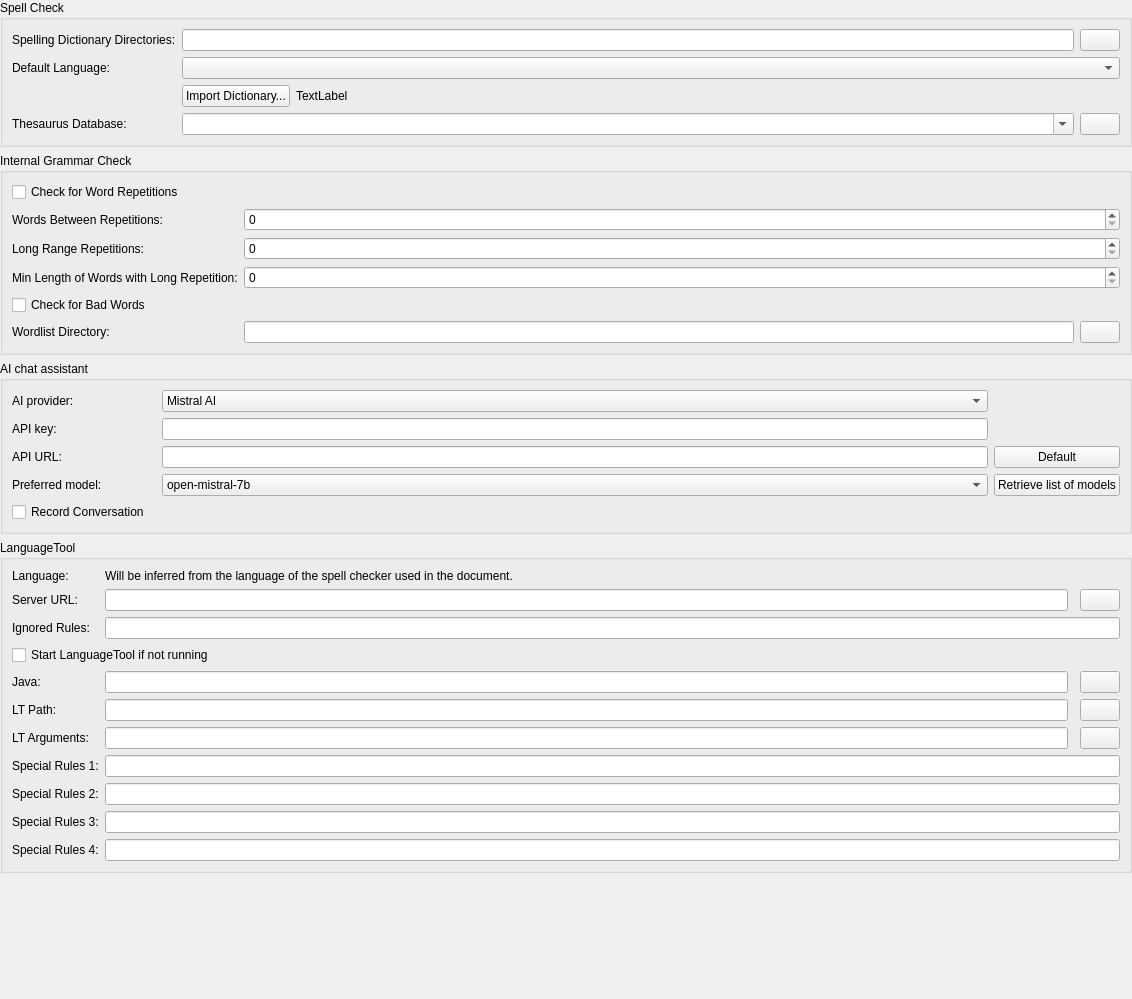
             <widget class="QWidget" name="scrollAreaWidgetContents_3">
              <property name="geometry">
               <rect>
                <x>0</x>
                <y>0</y>
                <width>1132</width>
                <height>999</height>
               </rect>
              </property>
              <layout class="QVBoxLayout" name="verticalLayout_9">
               <property name="leftMargin">
                <number>0</number>
               </property>
               <property name="topMargin">
                <number>0</number>
               </property>
               <property name="rightMargin">
                <number>0</number>
               </property>
               <property name="bottomMargin">
                <number>0</number>
               </property>
               <item>
                <widget class="QGroupBox" name="groupBox_Dictionaries">
                 <property name="title">
                  <string>Spell Check</string>
                 </property>
                 <layout class="QGridLayout" name="_4" columnstretch="0,1,1,1,1,1">
                  <item row="1" column="0">
                   <widget class="QLabel" name="label_43">
                    <property name="text">
                     <string>Default Language:</string>
                    </property>
                   </widget>
                  </item>
                  <item row="0" column="5">
                   <widget class="QPushButton" name="pushButtonDictDir">
                    <property name="sizePolicy">
                     <sizepolicy hsizetype="Maximum" vsizetype="Fixed">
                      <horstretch>0</horstretch>
                      <verstretch>0</verstretch>
                     </sizepolicy>
                    </property>
                    <property name="text">
                     <string/>
                    </property>
                    <property name="icon">
                     <iconset resource="../images.qrc">
                      <normaloff>:/images-ng/document-open.svgz</normaloff>:/images-ng/document-open.svgz</iconset>
                    </property>
                   </widget>
                  </item>
                  <item row="1" column="1" colspan="5">
                   <widget class="QComboBox" name="comboBoxSpellcheckLang"/>
                  </item>
                  <item row="0" column="0">
                   <widget class="QLabel" name="label_42">
                    <property name="text">
                     <string>Spelling Dictionary Directories:</string>
                    </property>
                   </widget>
                  </item>
                  <item row="0" column="1" colspan="4">
                   <widget class="QLineEdit" name="leDictDir">
                    <property name="toolTip">
                     <string>Folders with Hunspell dictionaries separated by semicolon. The special keywords [txs-settings-dir] and [txs-app-dir] will be resolved to the respective directories.</string>
                    </property>
                   </widget>
                  </item>
                  <item row="3" column="1" colspan="4">
                   <widget class="QComboBox" name="comboBoxThesaurusFileName">
                    <property name="editable">
                     <bool>true</bool>
                    </property>
                    <property name="dirFilter" stdset="0">
                     <string>*.dat</string>
                    </property>
                   </widget>
                  </item>
                  <item row="3" column="0">
                   <widget class="QLabel" name="label_13">
                    <property name="text">
                     <string>Thesaurus Database:</string>
                    </property>
                   </widget>
                  </item>
                  <item row="3" column="5">
                   <widget class="QPushButton" name="btSelectThesaurusFileName">
                    <property name="sizePolicy">
                     <sizepolicy hsizetype="Maximum" vsizetype="Fixed">
                      <horstretch>0</horstretch>
                      <verstretch>0</verstretch>
                     </sizepolicy>
                    </property>
                    <property name="text">
                     <string/>
                    </property>
                    <property name="icon">
                     <iconset resource="../images.qrc">
                      <normaloff>:/images-ng/document-open.svgz</normaloff>:/images-ng/document-open.svgz</iconset>
                    </property>
                   </widget>
                  </item>
                  <item row="2" column="2" colspan="4">
                   <widget class="QLabel" name="labelGetDic">
                    <property name="sizePolicy">
                     <sizepolicy hsizetype="Preferred" vsizetype="Preferred">
                      <horstretch>0</horstretch>
                      <verstretch>0</verstretch>
                     </sizepolicy>
                    </property>
                    <property name="text">
                     <string>TextLabel</string>
                    </property>
                   </widget>
                  </item>
                  <item row="2" column="1">
                   <widget class="QPushButton" name="pushButtonImportDictionary">
                    <property name="sizePolicy">
                     <sizepolicy hsizetype="Maximum" vsizetype="Fixed">
                      <horstretch>0</horstretch>
                      <verstretch>0</verstretch>
                     </sizepolicy>
                    </property>
                    <property name="text">
                     <string>Import Dictionary...</string>
                    </property>
                   </widget>
                  </item>
                 </layout>
                </widget>
               </item>
               <item>
                <widget class="QGroupBox" name="groupBox_13">
                 <property name="title">
                  <string>Internal Grammar Check</string>
                 </property>
                 <layout class="QGridLayout" name="gridLayout_8">
                  <item row="0" column="0" colspan="3">
                   <widget class="QCheckBox" name="checkBoxGrammarRepetitionCheck">
                    <property name="toolTip">
                     <string>Words repeated within a paragraph will be highlighted.</string>
                    </property>
                    <property name="text">
                     <string>Check for Word Repetitions</string>
                    </property>
                   </widget>
                  </item>
                  <item row="1" column="0">
                   <widget class="QLabel" name="label_47">
                    <property name="text">
                     <string>Words Between Repetitions:</string>
                    </property>
                    <property name="advancedOption" stdset="0">
                     <bool>true</bool>
                    </property>
                   </widget>
                  </item>
                  <item row="1" column="1" colspan="2">
                   <widget class="QSpinBox" name="spinBoxGrammarRepetitionDistance">
                    <property name="toolTip">
                     <string>Equal words are marked as repetition if there are no more than this number of words between them.</string>
                    </property>
                    <property name="advancedOption" stdset="0">
                     <bool>true</bool>
                    </property>
                   </widget>
                  </item>
                  <item row="2" column="1" colspan="2">
                   <widget class="QSpinBox" name="spinBoxGrammarLongRangeRepetition">
                    <property name="toolTip">
                     <string>Equal, longer words are marked as long range repetition if there are no more than this number of words between them.</string>
                    </property>
                    <property name="advancedOption" stdset="0">
                     <bool>true</bool>
                    </property>
                   </widget>
                  </item>
                  <item row="3" column="1" colspan="2">
                   <widget class="QSpinBox" name="spinBoxGrammarLongRangeRepetitionMinLength">
                    <property name="toolTip">
                     <string>Only words with have this length are checked for long range repetitions.</string>
                    </property>
                    <property name="advancedOption" stdset="0">
                     <bool>true</bool>
                    </property>
                   </widget>
                  </item>
                  <item row="2" column="0">
                   <widget class="QLabel" name="label_54">
                    <property name="text">
                     <string>Long Range Repetitions:</string>
                    </property>
                    <property name="advancedOption" stdset="0">
                     <bool>true</bool>
                    </property>
                   </widget>
                  </item>
                  <item row="3" column="0">
                   <widget class="QLabel" name="label_55">
                    <property name="text">
                     <string>Min Length of Words with Long Repetition:</string>
                    </property>
                    <property name="advancedOption" stdset="0">
                     <bool>true</bool>
                    </property>
                   </widget>
                  </item>
                  <item row="5" column="0">
                   <widget class="QLabel" name="label_48">
                    <property name="text">
                     <string>Wordlist Directory:</string>
                    </property>
                   </widget>
                  </item>
                  <item row="4" column="0">
                   <widget class="QCheckBox" name="checkBoxGrammarBadWordCheck">
                    <property name="toolTip">
                     <string>Certain informal or weak words will be highlighted.</string>
                    </property>
                    <property name="text">
                     <string>Check for Bad Words</string>
                    </property>
                   </widget>
                  </item>
                  <item row="5" column="1">
                   <widget class="QLineEdit" name="lineEditGrammarWordlists">
                    <property name="toolTip">
                     <string>Directory containing the lists which words are &quot;bad&quot; or may be repeated.</string>
                    </property>
                   </widget>
                  </item>
                  <item row="5" column="2">
                   <widget class="QPushButton" name="pushButtonGrammarWordlists">
                    <property name="sizePolicy">
                     <sizepolicy hsizetype="Maximum" vsizetype="Fixed">
                      <horstretch>0</horstretch>
                      <verstretch>0</verstretch>
                     </sizepolicy>
                    </property>
                    <property name="text">
                     <string/>
                    </property>
                    <property name="icon">
                     <iconset resource="../images.qrc">
                      <normaloff>:/images-ng/document-open.svgz</normaloff>:/images-ng/document-open.svgz</iconset>
                    </property>
                   </widget>
                  </item>
                 </layout>
                </widget>
               </item>
               <item>
                <widget class="QGroupBox" name="groupBox_AIChat">
                 <property name="toolTip">
                  <string>Store the conversation with AI provider on disk to allow later retrieval</string>
                 </property>
                 <property name="title">
                  <string>AI chat assistant</string>
                 </property>
                 <layout class="QGridLayout" name="gl_AIChat" columnstretch="0,0,0,0,0">
                  <item row="3" column="3">
                   <widget class="QComboBox" name="cbAIPreferredModel">
                    <property name="toolTip">
                     <string>AI model to use for responses. You can type custom model names for any provider.
Examples:
• Perplexity: sonar, sonar-pro, sonar-deep-research  
• Gemini: gemini-2.5-pro, gemini-2.5-flash
• Claude: claude-opus-4-0, claude-sonnet-4-0	
• Local: deepseek-r1, llama3.3</string>
                    </property>
                    <item>
                     <property name="text">
                      <string>open-mistral-7b</string>
                     </property>
                    </item>
                    <item>
                     <property name="text">
                      <string>open-mixtral-8x7b</string>
                     </property>
                    </item>
                    <item>
                     <property name="text">
                      <string>mistral-small-latest</string>
                     </property>
                    </item>
                    <item>
                     <property name="text">
                      <string>mistral-medium-latest</string>
                     </property>
                    </item>
                    <item>
                     <property name="text">
                      <string>mistral-large-latest</string>
                     </property>
                    </item>
                   </widget>
                  </item>
                  <item row="0" column="0">
                   <widget class="QLabel" name="label_AIProvider">
                    <property name="text">
                     <string>AI provider:</string>
                    </property>
                   </widget>
                  </item>
                  <item row="3" column="4">
                   <widget class="QPushButton" name="pbRetrieveModels">
                    <property name="text">
                     <string>Retrieve list of models</string>
                    </property>
                   </widget>
                  </item>
                  <item row="1" column="0" colspan="2">
                   <widget class="QLabel" name="label_AIAPI">
                    <property name="text">
                     <string>API key:</string>
                    </property>
                   </widget>
                  </item>
                  <item row="0" column="3">
                   <widget class="QComboBox" name="cbAIProvider">
                    <item>
                     <property name="text">
                      <string>Mistral AI</string>
                     </property>
                    </item>
                    <item>
                     <property name="text">
                      <string>OpenAI</string>
                     </property>
                    </item>
                    <item>
                     <property name="text">
                      <string>Custom Provider (Remote or Local)</string>
                     </property>
                    </item>
                   </widget>
                  </item>
                  <item row="4" column="0">
                   <widget class="QCheckBox" name="cbAIRecordConversation">
                    <property name="text">
                     <string>Record Conversation</string>
                    </property>
                   </widget>
                  </item>
                  <item row="3" column="0">
                   <widget class="QLabel" name="label_AIModel">
                    <property name="text">
                     <string>Preferred model:</string>
                    </property>
                   </widget>
                  </item>
                  <item row="1" column="3">
                   <widget class="QLineEdit" name="leAIAPIKey"/>
                  </item>
                  <item row="2" column="3">
                   <widget class="QLineEdit" name="leAIAPIURL">
                    <property name="toolTip">
                     <string>API endpoint URL for custom providers
Examples:
• Perplexity: https://api.perplexity.ai/chat/completions
• Gemini: https://generativelanguage.googleapis.com/v1beta/openai/chat/completions
• Claude: https://api.anthropic.com/v1/chat/completions
• Local: http://localhost:8080/v1/chat/completions</string>
                    </property>
                   </widget>
                  </item>
                  <item row="2" column="0">
                   <widget class="QLabel" name="label_91">
                    <property name="text">
                     <string>API URL:</string>
                    </property>
                   </widget>
                  </item>
                  <item row="2" column="4">
                   <widget class="QPushButton" name="pbResetAIURL">
                    <property name="text">
                     <string>Default</string>
                    </property>
                   </widget>
                  </item>
                 </layout>
                </widget>
               </item>
               <item>
                <widget class="QGroupBox" name="groupBox_14">
                 <property name="title">
                  <string>LanguageTool</string>
                 </property>
                 <layout class="QGridLayout" name="gridLayout_9">
                  <item row="7" column="1">
                   <widget class="QLineEdit" name="lineEditGrammarLTPath">
                    <property name="toolTip">
                     <string>Path containing the LanguageTool java archive.</string>
                    </property>
                   </widget>
                  </item>
                  <item row="7" column="0">
                   <widget class="QLabel" name="label_45">
                    <property name="text">
                     <string>LT Path:</string>
                    </property>
                   </widget>
                  </item>
                  <item row="5" column="0" colspan="4">
                   <widget class="QCheckBox" name="checkBoxGrammarLTAutorun">
                    <property name="text">
                     <string>Start LanguageTool if not running</string>
                    </property>
                   </widget>
                  </item>
                  <item row="1" column="0">
                   <widget class="QLabel" name="label_44">
                    <property name="text">
                     <string>Server URL: </string>
                    </property>
                   </widget>
                  </item>
                  <item row="3" column="1" colspan="3">
                   <widget class="QLineEdit" name="lineEditGrammarLTIgnoredRules">
                    <property name="toolTip">
                     <string>Comma separated list of LanguageTool rules which will not be highlighted as errors.</string>
                    </property>
                   </widget>
                  </item>
                  <item row="7" column="3">
                   <widget class="QPushButton" name="pushButtonGrammarLTPath">
                    <property name="sizePolicy">
                     <sizepolicy hsizetype="Maximum" vsizetype="Fixed">
                      <horstretch>0</horstretch>
                      <verstretch>0</verstretch>
                     </sizepolicy>
                    </property>
                    <property name="text">
                     <string/>
                    </property>
                    <property name="icon">
                     <iconset resource="../images.qrc">
                      <normaloff>:/images-ng/document-open.svgz</normaloff>:/images-ng/document-open.svgz</iconset>
                    </property>
                   </widget>
                  </item>
                  <item row="3" column="0">
                   <widget class="QLabel" name="label_46">
                    <property name="text">
                     <string>Ignored Rules:</string>
                    </property>
                   </widget>
                  </item>
                  <item row="9" column="1" colspan="3">
                   <widget class="QLineEdit" name="lineEditGrammarSpecialRules1">
                    <property name="toolTip">
                     <string>Comma separated list of LanguageTool rules which will highlighted in a special format.</string>
                    </property>
                    <property name="advancedOption" stdset="0">
                     <bool>true</bool>
                    </property>
                   </widget>
                  </item>
                  <item row="10" column="1" colspan="3">
                   <widget class="QLineEdit" name="lineEditGrammarSpecialRules2">
                    <property name="toolTip">
                     <string>Comma separated list of LanguageTool rules which will highlighted in a special format.</string>
                    </property>
                    <property name="advancedOption" stdset="0">
                     <bool>true</bool>
                    </property>
                   </widget>
                  </item>
                  <item row="12" column="1" colspan="3">
                   <widget class="QLineEdit" name="lineEditGrammarSpecialRules4">
                    <property name="toolTip">
                     <string>Comma separated list of LanguageTool rules which will highlighted in a special format.</string>
                    </property>
                    <property name="advancedOption" stdset="0">
                     <bool>true</bool>
                    </property>
                   </widget>
                  </item>
                  <item row="11" column="0">
                   <widget class="QLabel" name="label_52">
                    <property name="text">
                     <string>Special Rules 3:</string>
                    </property>
                    <property name="advancedOption" stdset="0">
                     <bool>true</bool>
                    </property>
                   </widget>
                  </item>
                  <item row="10" column="0">
                   <widget class="QLabel" name="label_50">
                    <property name="text">
                     <string>Special Rules 2:</string>
                    </property>
                    <property name="advancedOption" stdset="0">
                     <bool>true</bool>
                    </property>
                   </widget>
                  </item>
                  <item row="11" column="1" colspan="3">
                   <widget class="QLineEdit" name="lineEditGrammarSpecialRules3">
                    <property name="toolTip">
                     <string>Comma separated list of LanguageTool rules which will highlighted in a special format.</string>
                    </property>
                    <property name="advancedOption" stdset="0">
                     <bool>true</bool>
                    </property>
                   </widget>
                  </item>
                  <item row="9" column="0">
                   <widget class="QLabel" name="label_51">
                    <property name="text">
                     <string>Special Rules 1:</string>
                    </property>
                    <property name="advancedOption" stdset="0">
                     <bool>true</bool>
                    </property>
                   </widget>
                  </item>
                  <item row="0" column="0">
                   <widget class="QLabel" name="label_78">
                    <property name="text">
                     <string>Language:</string>
                    </property>
                   </widget>
                  </item>
                  <item row="12" column="0">
                   <widget class="QLabel" name="label_53">
                    <property name="text">
                     <string>Special Rules 4:</string>
                    </property>
                    <property name="advancedOption" stdset="0">
                     <bool>true</bool>
                    </property>
                   </widget>
                  </item>
                  <item row="0" column="1" colspan="3">
                   <widget class="QLabel" name="label_79">
                    <property name="text">
                     <string>Will be inferred from the language of the spell checker used in the document.</string>
                    </property>
                   </widget>
                  </item>
                  <item row="6" column="1">
                   <widget class="QLineEdit" name="lineEditGrammarLTJava">
                    <property name="toolTip">
                     <string>Java executable, used to start LanguageTool, if it is not running.</string>
                    </property>
                   </widget>
                  </item>
                  <item row="6" column="0">
                   <widget class="QLabel" name="label_49">
                    <property name="text">
                     <string>Java:</string>
                    </property>
                   </widget>
                  </item>
                  <item row="8" column="0">
                   <widget class="QLabel" name="label_81">
                    <property name="toolTip">
                     <string>Arguments passed when starting LanguageTool. This option does only have an effect if LanguageTool is started from TeXstudio (i.e. not for an already running server).</string>
                    </property>
                    <property name="text">
                     <string>LT Arguments:</string>
                    </property>
                   </widget>
                  </item>
                  <item row="6" column="3">
                   <widget class="QPushButton" name="pushButtonGrammarLTJava">
                    <property name="sizePolicy">
                     <sizepolicy hsizetype="Maximum" vsizetype="Fixed">
                      <horstretch>0</horstretch>
                      <verstretch>0</verstretch>
                     </sizepolicy>
                    </property>
                    <property name="text">
                     <string/>
                    </property>
                    <property name="icon">
                     <iconset resource="../images.qrc">
                      <normaloff>:/images-ng/document-open.svgz</normaloff>:/images-ng/document-open.svgz</iconset>
                    </property>
                   </widget>
                  </item>
                  <item row="1" column="3">
                   <widget class="QPushButton" name="pushButtonResetLTURL">
                    <property name="toolTip">
                     <string>Restore Default</string>
                    </property>
                    <property name="text">
                     <string/>
                    </property>
                    <property name="icon">
                     <iconset resource="../images.qrc">
                      <normaloff>:/images-ng/edit-undo.svg</normaloff>:/images-ng/edit-undo.svg</iconset>
                    </property>
                   </widget>
                  </item>
                  <item row="1" column="1">
                   <widget class="QLineEdit" name="lineEditGrammarLTUrl">
                    <property name="toolTip">
                     <string>Url to connect to LanguageTool. </string>
                    </property>
                   </widget>
                  </item>
                  <item row="8" column="1">
                   <widget class="QLineEdit" name="lineEditGrammarLTArguments">
                    <property name="toolTip">
                     <string>Arguments passed when starting LanguageTool. This option does only have an effect if LanguageTool is started from TeXstudio (i.e. not for an already running server).</string>
                    </property>
                   </widget>
                  </item>
                  <item row="8" column="3">
                   <widget class="QPushButton" name="pushButtonResetLTArgs">
                    <property name="toolTip">
                     <string>Restore Default</string>
                    </property>
                    <property name="text">
                     <string/>
                    </property>
                    <property name="icon">
                     <iconset resource="../images.qrc">
                      <normaloff>:/images-ng/edit-undo.svg</normaloff>:/images-ng/edit-undo.svg</iconset>
                    </property>
                   </widget>
                  </item>
                 </layout>
                </widget>
               </item>
               <item>
                <spacer name="verticalSpacer_4">
                 <property name="orientation">
                  <enum>Qt::Orientation::Vertical</enum>
                 </property>
                 <property name="sizeHint" stdset="0">
                  <size>
                   <width>20</width>
                   <height>40</height>
                  </size>
                 </property>
                </spacer>
               </item>
              </layout>
             </widget>
